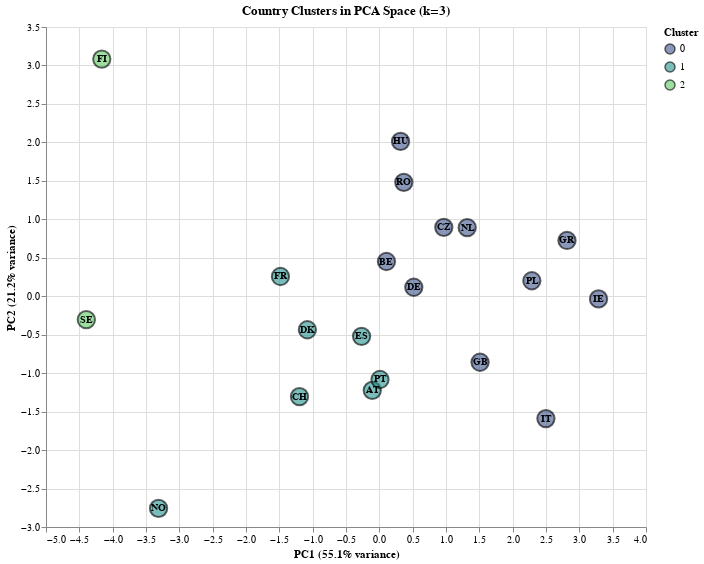

Here is the notebook cell this chart was saved with:
### Code cell
country_mapping = {
    'AT': 'Austria',
    'BE': 'Belgium',
    'CH': 'Switzerland',
    'CZ': 'Czechia',
    'DE': 'Germany',
    'DK': 'Denmark',
    'ES': 'Spain',
    'FI': 'Finland',
    'FR': 'France',
    'GB': 'United Kingdom',
    'GR': 'Greece',
    'HU': 'Hungary',
    'IE': 'Ireland',
    'IT': 'Italy',
    'NL': 'Netherlands',
    'NO': 'Norway',
    'PL': 'Poland',
    'PT': 'Portugal',
    'RO': 'Romania',
    'SE': 'Sweden',
    'SI': 'Slovenia',
    'SK': 'Slovakia'
}

country_df['country'] = country_df['zone'].map(country_mapping)

chart_data = pd.DataFrame({
    'PC1': X_pca[:, 0],
    'PC2': X_pca[:, 1],
    'Zone': zone_labels,  
    'Country': country_df['country'].values, 
    'Cluster': clusters.astype(str)
})

import altair as alt
chart = alt.Chart(chart_data).mark_circle(
    size=300,
    opacity=0.6,
    stroke='black',
    strokeWidth=2
).encode(
    x=alt.X('PC1:Q', 
            title=f'PC1 ({pca.explained_variance_ratio_[0]:.1%} variance)',
            scale=alt.Scale(zero=False)),
    y=alt.Y('PC2:Q', 
            title=f'PC2 ({pca.explained_variance_ratio_[1]:.1%} variance)',
            scale=alt.Scale(zero=False)),
    color=alt.Color('Cluster:N', 
                    scale=alt.Scale(scheme='viridis'),
                    legend=alt.Legend(title='Cluster')),
    tooltip=[
        alt.Tooltip('Country:N', title='Country'),
        alt.Tooltip('Zone:N', title='Zone Code'),
        alt.Tooltip('Cluster:N', title='Cluster'),
        alt.Tooltip('PC1:Q', title='PC1', format='.2f'),
        alt.Tooltip('PC2:Q', title='PC2', format='.2f')
    ]
).properties(
    width=600,
    height=500,
    title=f'Country Clusters in PCA Space (k={optimal_k})'
)

text = chart.mark_text(
    align='center',
    baseline='middle',
    fontSize=10,
    fontWeight='bold',
    dy=0
).encode(
    text='Zone:N',
    color=alt.value('black')
)

final_chart = (chart + text).interactive()

final_chart.display()
final_chart.save('country_cluster_interactive.json')

### Figure 1 — Vega-Lite specification as saved in the notebook (floating-point values rounded to 4 significant figures)
{"config": {"view": {"continuousWidth": 300, "continuousHeight": 300}}, "layer": [{"mark": {"type": "circle", "opacity": 0.6, "size": 300, "stroke": "black", "strokeWidth": 2}, "encoding": {"color": {"field": "Cluster", "legend": {"title": "Cluster"}, "scale": {"scheme": "viridis"}, "type": "nominal"}, "tooltip": [{"field": "Country", "title": "Country", "type": "nominal"}, {"field": "Zone", "title": "Zone Code", "type": "nominal"}, {"field": "Cluster", "title": "Cluster", "type": "nominal"}, {"field": "PC1", "format": ".2f", "title": "PC1", "type": "quantitative"}, {"field": "PC2", "format": ".2f", "title": "PC2", "type": "quantitative"}], "x": {"field": "PC1", "scale": {"zero": false}, "title": "PC1 (55.1% variance)", "type": "quantitative"}, "y": {"field": "PC2", "scale": {"zero": false}, "title": "PC2 (21.2% variance)", "type": "quantitative"}}, "name": "view_ee4d4a0472cdb581_0", "title": "Country Clusters in PCA Space (k=3)"}, {"mark": {"type": "text", "align": "center", "baseline": "middle", "dy": 0, "fontSize": 10, "fontWeight": "bold"}, "encoding": {"color": {"value": "black"}, "text": {"field": "Zone", "type": "nominal"}, "tooltip": [{"field": "Country", "title": "Country", "type": "nominal"}, {"field": "Zone", "title": "Zone Code", "type": "nominal"}, {"field": "Cluster", "title": "Cluster", "type": "nominal"}, {"field": "PC1", "format": ".2f", "title": "PC1", "type": "quantitative"}, {"field": "PC2", "format": ".2f", "title": "PC2", "type": "quantitative"}], "x": {"field": "PC1", "scale": {"zero": false}, "title": "PC1 (55.1% variance)", "type": "quantitative"}, "y": {"field": "PC2", "scale": {"zero": false}, "title": "PC2 (21.2% variance)", "type": "quantitative"}}, "title": "Country Clusters in PCA Space (k=3)"}], "data": {"name": "data-117154a84d2cdae3b4fd89782cdcd7ce"}, "height": 500, "params": [{"name": "param_1e9efca18e7a2868", "select": {"type": "interval", "encodings": ["x", "y"]}, "bind": "scales", "views": ["view_ee4d4a0472cdb581_0"]}], "width": 600, "$schema": "https://vega.github.io/schema/vega-lite/v6.1.0.json", "datasets": {"data-117154a84d2cdae3b4fd89782cdcd7ce": [{"PC1": -0.1058, "PC2": -1.223, "Zone": "AT", "Country": "Austria", "Cluster": "1"}, {"PC1": 0.1067, "PC2": 0.4515, "Zone": "BE", "Country": "Belgium", "Cluster": "0"}, {"PC1": -1.198, "PC2": -1.305, "Zone": "CH", "Country": "Switzerland", "Cluster": "1"}, {"PC1": 0.9668, "PC2": 0.8959, "Zone": "CZ", "Country": "Czechia", "Cluster": "0"}, {"PC1": 0.5169, "PC2": 0.1166, "Zone": "DE", "Country": "Germany", "Cluster": "0"}, {"PC1": -1.079, "PC2": -0.4362, "Zone": "DK", "Country": "Denmark", "Cluster": "1"}, {"PC1": -0.2664, "PC2": -0.5209, "Zone": "ES", "Country": "Spain", "Cluster": "1"}, {"PC1": -4.163, "PC2": 3.083, "Zone": "FI", "Country": "Finland", "Cluster": "2"}, {"PC1": -1.483, "PC2": 0.2567, "Zone": "FR", "Country": "France", "Cluster": "1"}, {"PC1": 1.511, "PC2": -0.8581, "Zone": "GB", "Country": "United Kingdom", "Cluster": "0"}, {"PC1": 2.815, "PC2": 0.725, "Zone": "GR", "Country": "Greece", "Cluster": "0"}, {"PC1": 0.3181, "PC2": 2.013, "Zone": "HU", "Country": "Hungary", "Cluster": "0"}, {"PC1": 3.288, "PC2": -0.03481, "Zone": "IE", "Country": "Ireland", "Cluster": "0"}, {"PC1": 2.499, "PC2": -1.59, "Zone": "IT", "Country": "Italy", "Cluster": "0"}, {"PC1": 1.318, "PC2": 0.8913, "Zone": "NL", "Country": "Netherlands", "Cluster": "0"}, {"PC1": -3.312, "PC2": -2.759, "Zone": "NO", "Country": "Norway", "Cluster": "1"}, {"PC1": 2.288, "PC2": 0.2009, "Zone": "PL", "Country": "Poland", "Cluster": "0"}, {"PC1": 0.009805, "PC2": -1.082, "Zone": "PT", "Country": "Portugal", "Cluster": "1"}, {"PC1": 0.3672, "PC2": 1.481, "Zone": "RO", "Country": "Romania", "Cluster": "0"}, {"PC1": -4.395, "PC2": -0.3046, "Zone": "SE", "Country": "Sweden", "Cluster": "2"}]}}
